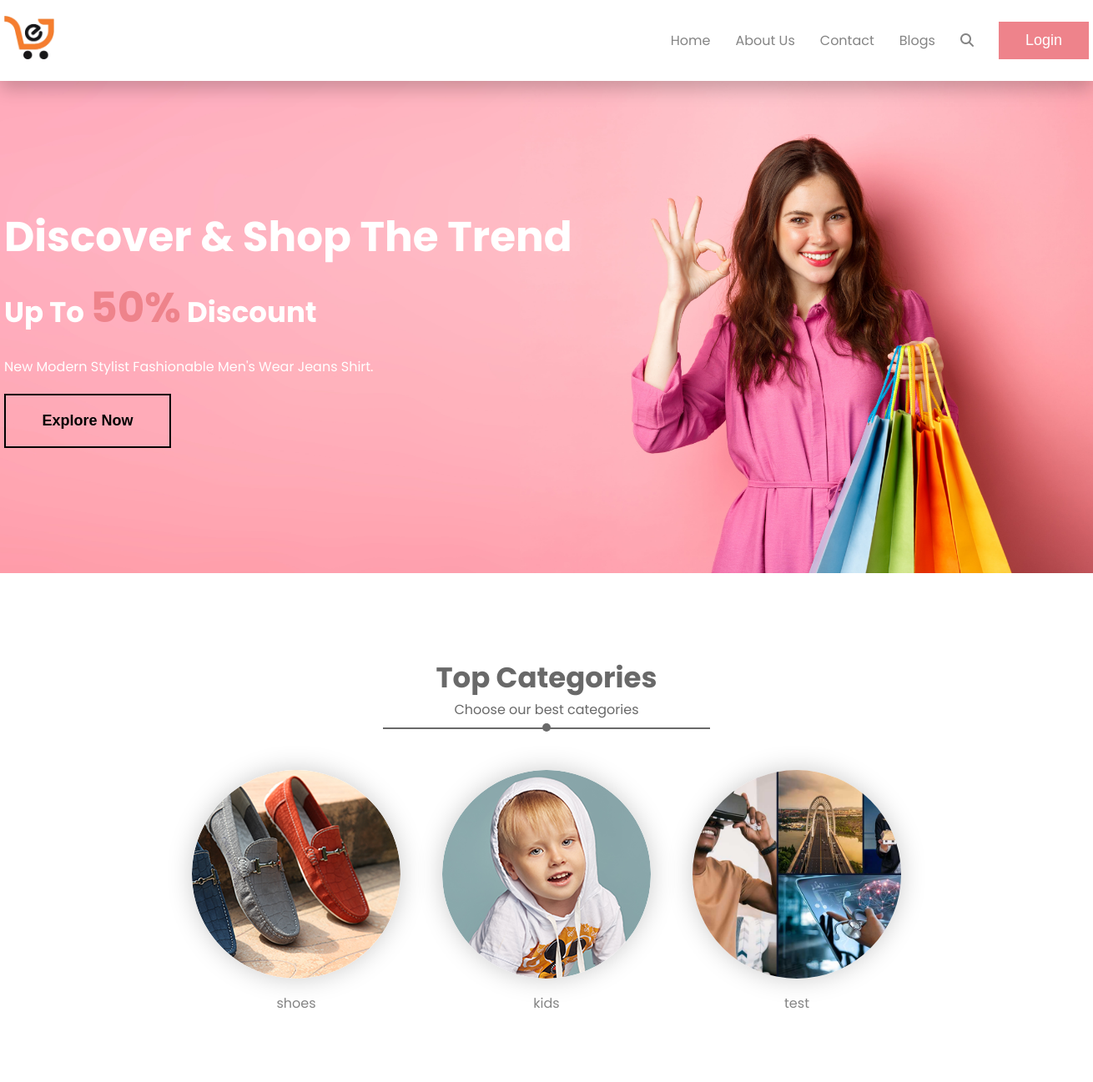
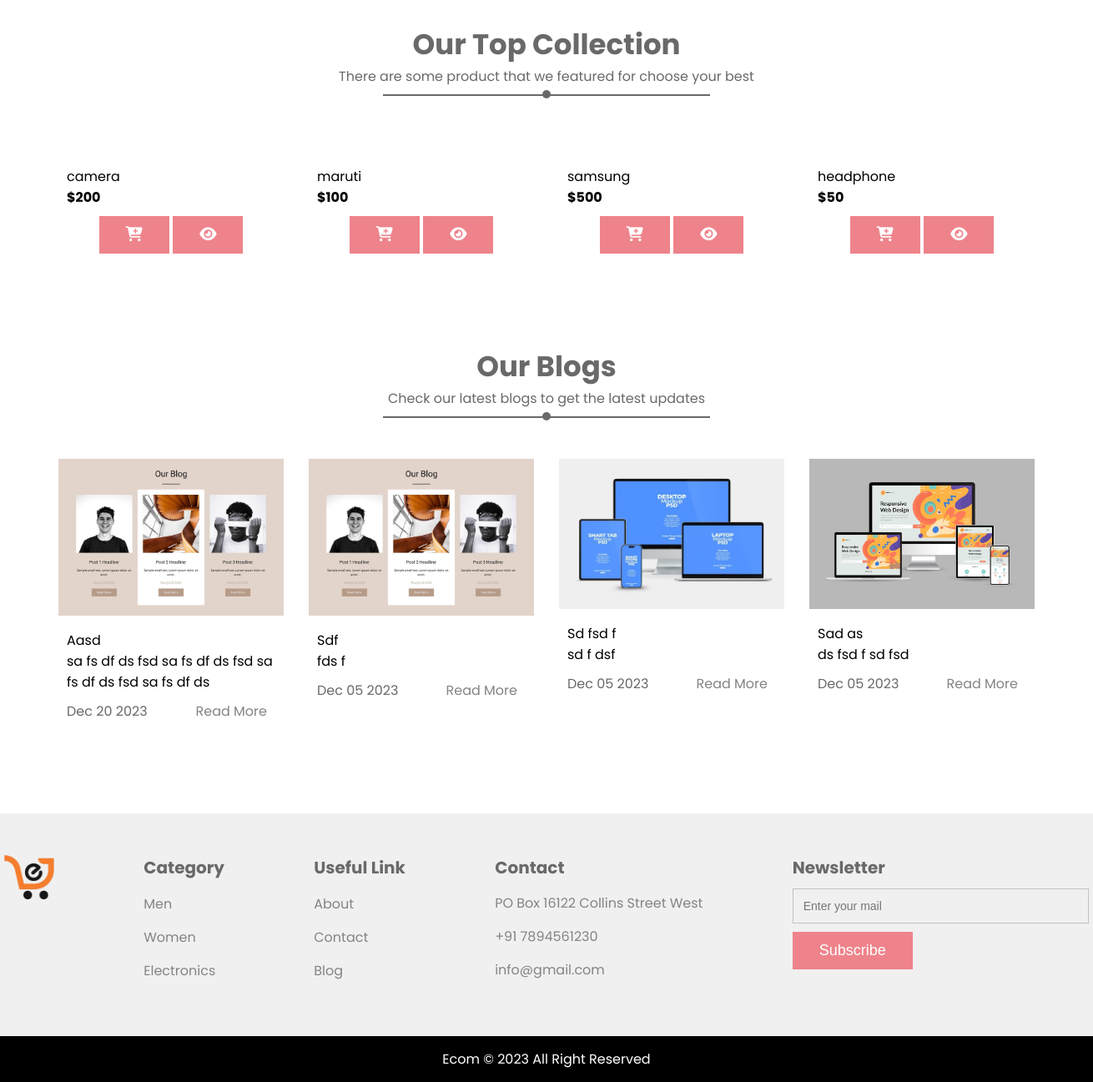
The page /site/index.php on the database its author committed (2 pictures, top to bottom).
### tables this page shows
CREATE TABLE `category` (
  `id` int(11) NOT NULL,
  `name` varchar(255) NOT NULL,
  `image` text NOT NULL,
  `created_at` datetime NOT NULL DEFAULT current_timestamp()
);

CREATE TABLE `product` (
  `id` int(11) NOT NULL,
  `name` varchar(255) NOT NULL,
  `price` varchar(10) NOT NULL,
  `description` text NOT NULL,
  `long_description` text NOT NULL,
  `img` text NOT NULL,
  `category` int(11) NOT NULL,
  `created_at` datetime NOT NULL DEFAULT current_timestamp()
);

CREATE TABLE `blogs` (
  `id` int(11) NOT NULL,
  `title` text NOT NULL,
  `description` text NOT NULL,
  `img` varchar(255) NOT NULL,
  `created_at` datetime NOT NULL DEFAULT current_timestamp()
);

### config/constants.php (called while the page is built, shortened)
<?php
$base_url = 'http://localhost/major-project/';
$site_url = $base_url . 'site/';

### site/index.php (the view, shortened to what this page needs)
<?php
include(__DIR__ . '/layout/header.php');
$proSql = "SELECT * from product ";
$proResult = mysqli_query($con, $proSql);
$cateSql = "SELECT * from category ";
$cateResult = mysqli_query($con, $cateSql);
$blogSql = "SELECT * from blogs ORDER BY created_at DESC LIMIT 4 ";
$blogResult = mysqli_query($con, $blogSql);
?>
<section class="banner-section">
      <div class="container">
            <div class="home-banner-block">
                  <div class="banner-content">
                        <h1>Discover & Shop The Trend</h1>
                        <h3>Up To <span>50%</span> Discount</h3>
                        <p>New Modern Stylist Fashionable Men's Wear Jeans Shirt.</p>
                        <button>Explore Now</button>
                  </div>
            </div>
      </div>
</section>
<section class="category-section section-separator">
      <div class="container">
            <div class="section-heading">
                  <h3>Top Categories</h3>
                  <p>Choose our best categories</p>
            </div>
            <div class="category-block">
                  <?php while ($data = $cateResult->fetch_assoc()) { ?>
                        <div class="category">
                              <img src="<?php echo $site_url . 'assets/uploads/category/' . $data['image'] ?>" alt="">
                              <a href="<?php echo $site_url ?>products/search.php?cate_id=<?php echo $data['id'] ?>">
                                    <p class="text-center my-10"><?php echo $data['name'] ?></p>
                              </a>
                        </div>
                  <?php
                  }
                  ?>
            </div>
      </div>
</section>
<section class="product-section section-separator">
      <div class="container">
            <div class="section-heading">
                  <h3>Our Top Collection</h3>
                  <p>There are some product that we featured for choose your best</p>
            </div>
            <div class="product-block">
                  <?php while ($data = $proResult->fetch_assoc()) {
                  ?>
                        <div class="product">
                              <div class="my-10 text-left">
                                    <p class="px-10"><?php echo $data['name'] ?> </p>
                                    <p class="px-10"><b>$<?php echo $data['price'] ?></b></p>
                              </div>
                              <div class="product-btns my-10">
                                    <a href="<?php echo $site_url ?>action/cart-add.php?id=<?php echo $data['id'] ?>"><button class="primary-button"><i class="fa-solid fa-cart-plus"></i></button></a>
                                    <a href="<?php echo $site_url . 'products/details.php?id=' . $data['id'] ?>"><button class="primary-button"><i class="fa-solid fa-eye"></i></button></a>
                              </div>
                        </div>
                  <?php
                  }
                  ?>
            </div>
      </div>
</section>
<section class="blogs-section section-separator">
      <div class="container">
            <div class="section-heading">
                  <h3>Our Blogs</h3>
                  <p>Check our latest blogs to get the latest updates</p>
            </div>
            <div class="blogs-block">
                  <?php while ($data = $blogResult->fetch_assoc()) {
                  ?>
                        <div class="blogs">
                              <img src="<?php echo $site_url . 'assets/uploads/blogs/'.$data['img'] ?>" alt="">
                              <div class="my-10 text-left">
                                    <p class="px-10"><?php echo $data['title'] ?></p>
                                    <p class="px-10"><?php echo substr($data['description'],0,60) ?></p>
                              </div>
                              <div class="my-10 px-10 blogs-date">
                                    <p class="text-grey"><?php echo date("M d Y",strtotime($data['created_at'])) ?> </p>
                                    <a href="<?php echo $site_url . 'blogs/details.php?id='.$data['id'] ?>" class="px-10">Read More</a>
                              </div>
                        </div>
                  <?php
                  }
                  ?>
            </div>
      </div>
</section>
<?php
include(__DIR__ . '/layout/footer.php');
?>

### site/assets/css/style.css (style rules this page uses)
body { margin: 0; font-family: "Poppins", sans-serif; }
.container { width: 1300px; margin: auto; }
h1, h2, h3, h4, h5, h6, p { margin: 0; }
h1 { font-size: 50px; }
h3 { font-size: 34px; }
p { font-size: 16px; }
a { text-decoration: none; color: #848484; }
.text-grey { color: #696969; }
.my-10 { margin: 10px 0; }
.px-10 { padding: 0 10px; }
.text-left { text-align: left; }
.text-center { text-align: center; }
.primary-button { color: #fff; background: #ee838b; padding: 10px 30px; cursor: pointer; font-size: 18px; border: none; transition: 0.5s; border: 2px solid #ee838b; }
.section-heading { margin: 30px 0 60px; text-align: center; color: #696969; position: relative; }
.section-heading::before { content: ""; width: 10px; height: 10px; background: #696969; position: absolute; border-radius: 50%; top: 80px; transform: translate(-50%, 0); }
.section-heading::after { content: ""; border: 1px solid #696969; width: 30%; position: absolute; transform: translate(-50%, 0); top: 85px; }
.section-heading h3 { margin: 20px 0 0; }
.section-separator { margin: 100px 0; }
.banner-section { background: url(../img/banner-home.jpg); width: 100%; background-size: cover; background-position: center; position: relative; padding: 150px 0; }
.banner-content { color: #ffffff; }
.banner-content h3 { margin: 10px 0; }
.banner-content p { margin: 20px 0; }
.banner-content span { color: #ee838b; font-size: 50px; }
.banner-content button { background: transparent; padding: 20px; min-width: 200px; cursor: pointer; font-size: 18px; border: 2px solid #000; transition: 0.5s; font-weight: bold; }
.product-block { display: flex; flex-wrap: wrap; gap: 30px; justify-content: center; }
.product { position: relative; width: 270px; text-align: center; align-items: center; transition: 0.5s; }
.product-btns { bottom: 2%; width: 100%; text-align: center; }
.category-block { display: flex; flex-wrap: wrap; gap: 50px; justify-content: center; }
.category img { border-radius: 50%; width: 250px; height: 250px; object-fit: cover; box-shadow: 0 0 30px 0px #ccc; }
.blogs-block { display: flex; flex-wrap: wrap; gap: 30px; justify-content: center; }
.blogs { position: relative; width: 270px; text-align: center; align-items: center; transition: 0.5s; }
.blogs img { max-width: 100%; max-height: 300px; }
.blogs-date { display: flex; justify-content: space-between; }

### rows shown on the page
category: image (picture), name "shoes"
category: image (picture), name "kids"
category: image (picture), name "test"
product: name "camera", price "200"
product: name "maruti", price "100"
product: name "samsung", price "500"
product: name "headphone", price "50"
blogs: img (picture), title "Aasd", description "sa fs df ds fsd sa fs df ds fsd sa fs df ds fsd sa fs df ds", created_at "Dec 20 2023"
blogs: img (picture), title "Sdf", description "fds f", created_at "Dec 05 2023"
blogs: img (picture), title "Sd fsd f", description "sd f dsf", created_at "Dec 05 2023"
blogs: img (picture), title "Sad as", description "ds fsd f sd fsd", created_at "Dec 05 2023"
